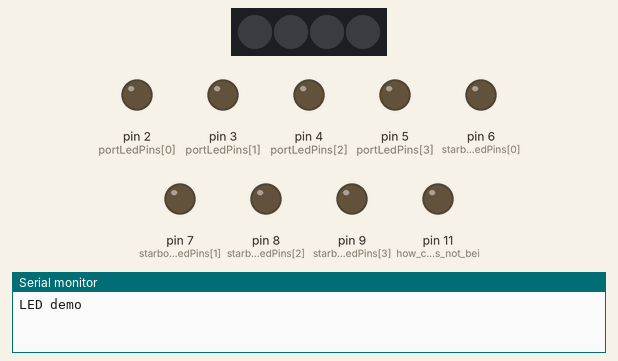
Recording of a sketch running on a simulated Arduino Uno, built with avr-gcc and run on an emulated ATmega328P. Shown: 4 RGB LEDs in strip order, left to right, output pins drawn as LEDs (lit = HIGH), the last lines printed to the serial monitor. Dim RGB values are drawn brighter than linear.

Above: at 0.1 s.
At 4.51 s:
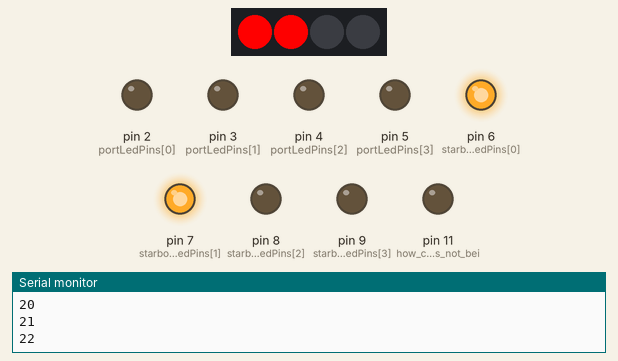
At 9.1 s:
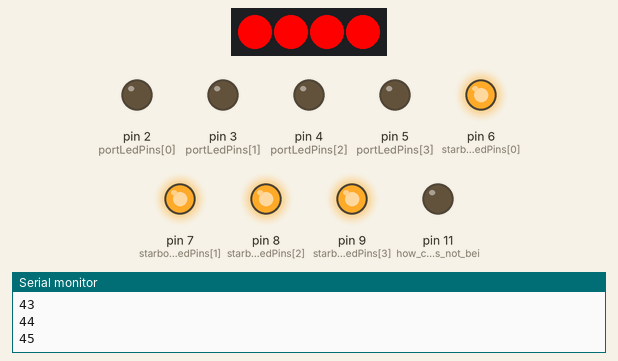
At 18.35 s:
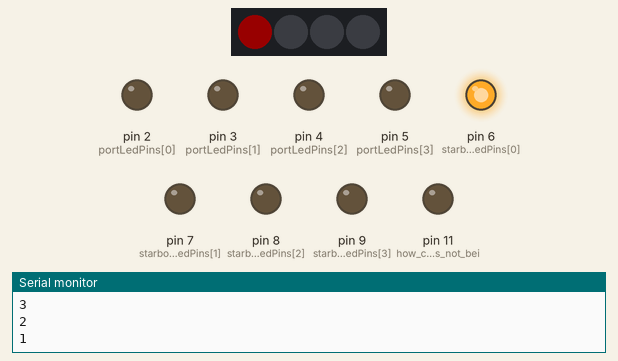
At 27.5 s:
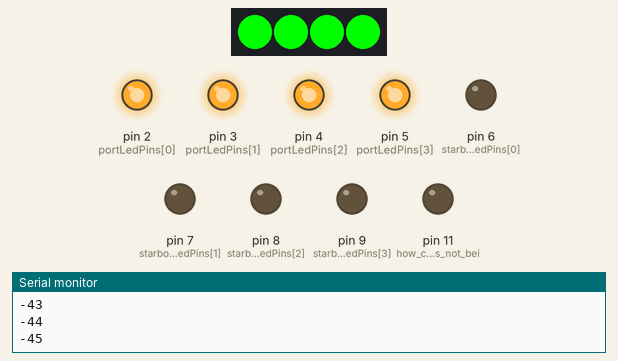
At 36.81 s:
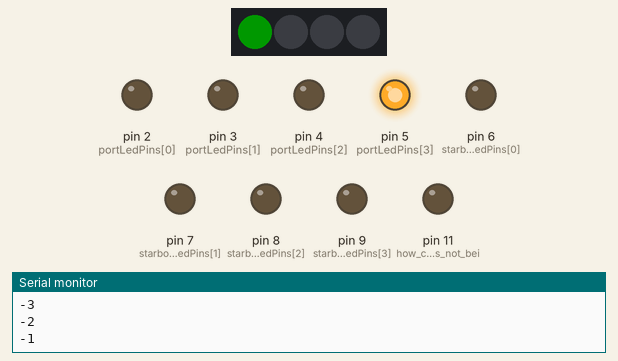
Timing chart, 0 to 40.0 s (numbered marks = the images above):
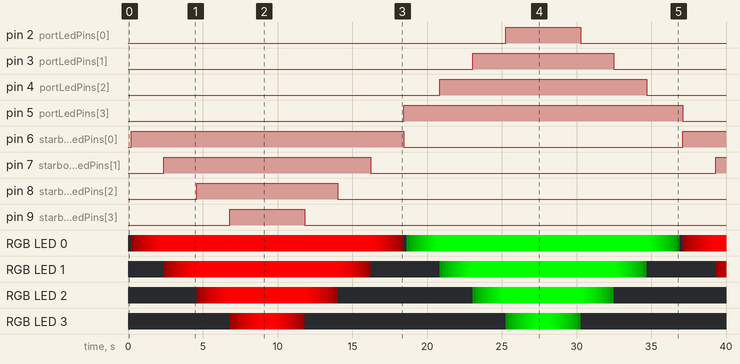

Measured:
- by itself, pin 2 (portLedPins[0]): LOW → HIGH at 25.3 s, → LOW 5.0 s later
- by itself, pin 3 (portLedPins[1]): LOW → HIGH at 23.1 s, → LOW 9.4 s later
- by itself, pin 4 (portLedPins[2]): LOW → HIGH at 20.9 s, → LOW 13.8 s later
- by itself, pin 5 (portLedPins[3]): LOW → HIGH at 18.5 s, → LOW 18.7 s later
- by itself, pin 6 (starboardLedPins[0]): LOW → HIGH at 0.20 s, → LOW 18.3 s later, → HIGH 18.7 s later
- by itself, pin 7 (starboardLedPins[1]): LOW → HIGH at 2.4 s, → LOW 13.8 s later, → HIGH 23.1 s later
- by itself, pin 8 (starboardLedPins[2]): LOW → HIGH at 4.6 s, → LOW 9.4 s later
- by itself, pin 9 (starboardLedPins[3]): LOW → HIGH at 6.8 s, → LOW 5.0 s later

The sketch:

sketch.ino
```cpp
#include <Adafruit_NeoPixel.h>
/*
   LED bar graph - decay version
   break into 2 ranges mapped to 4 leds each
   port and starboard
   light just one led
 */

const int portLedPins[] = { 2, 3, 4, 5};
const int starboardLedPins[] = { 6, 7, 8, 9};
const int NbrLEDs = 4;

// Parameter 1 = number of pixels in strip
// Parameter 2 = pin number (most are valid)
// Parameter 3 = pixel type flags, add together as needed:
//   NEO_RGB     Pixels are wired for RGB bitstream
//   NEO_GRB     Pixels are wired for GRB bitstream
//   NEO_KHZ400  400 KHz bitstream (e.g. FLORA pixels)
//   NEO_KHZ800  800 KHz bitstream (e.g. High Density LED strip)
Adafruit_NeoPixel strip = Adafruit_NeoPixel(4, 12, NEO_GRB + NEO_KHZ800);

void setup() {
	  Serial.begin(115200);
    for (int led = 0; led < NbrLEDs; led++)
        pinMode(portLedPins[led], OUTPUT);

    for (int led = 0; led < NbrLEDs; led++)
        pinMode(starboardLedPins[led], OUTPUT);

   pinMode(9, OUTPUT); // how come pin 9 is not being set in loop?
   pinMode(11, OUTPUT); // how come pin 9 is not being set in loop?

   strip.begin();
   strip.show(); // Initialize all pixels to 'off'
	 Serial.println("LED demo");
}

int readkeel() {
  static int angle=0;
	static int inc=1;
	angle+=inc;
	if(abs(angle) > 45 )
		inc=-inc;
  return angle;
}
void allOff(){
	for(int led=0;led<NbrLEDs;led++) digitalWrite(portLedPins[led], LOW);
	for(int led=0;led<NbrLEDs;led++) digitalWrite(starboardLedPins[led], LOW);
}

void loop() {
	  bool port=false;
		long color;
	  int red,green;

	  delay(200);
    int keelAngle = readkeel();
		Serial.println(keelAngle);
		int ledLevel;
		allOff();
    if(keelAngle <= 0 ) { //port?
			port=true;
			keelAngle = -keelAngle;
        ledLevel = map(keelAngle, 0,45 , 0, NbrLEDs); // map to number of LEDs
        for (int led = 0; led < NbrLEDs; led++) {
            if (led <= ledLevel ) {
                digitalWrite(portLedPins[NbrLEDs-led-1], HIGH);  // turn on pins less than the level
            }
            else {
                digitalWrite(portLedPins[NbrLEDs-led-1], LOW);   // turn off pins higher than the level
            }
        }
    }
    else //starboard??
    {
			port=false;
        ledLevel = map(keelAngle, 0,45 , 0, NbrLEDs); // map to number of LEDs
        for (int led = 0; led < NbrLEDs; led++) {
            if (led <= ledLevel ) {
                digitalWrite(starboardLedPins[led], HIGH);  // turn on pins less than the level
            }
            else {
                digitalWrite(starboardLedPins[led], LOW);   // turn off pins higher than the level
            }
        }
    }
//drive neopixels
		if(port) {
			color = 0x00f00;
			red=0;green=1;
		}else {
			color = 0x0f0000;
			green=0;red=1;
		}
		for (int led = 0; led < NbrLEDs; led++) {
			if (led < ledLevel ) {
			  	  strip.setPixelColor(led, red*0xff,green*0xff,0);
			}
			else {
				strip.setPixelColor(led, 0);
			}
		}
		strip.setPixelColor(ledLevel, abs(keelAngle-ledLevel*11)*23*red,abs(keelAngle-ledLevel*11)*23*green,0);
		strip.show();
}
```
